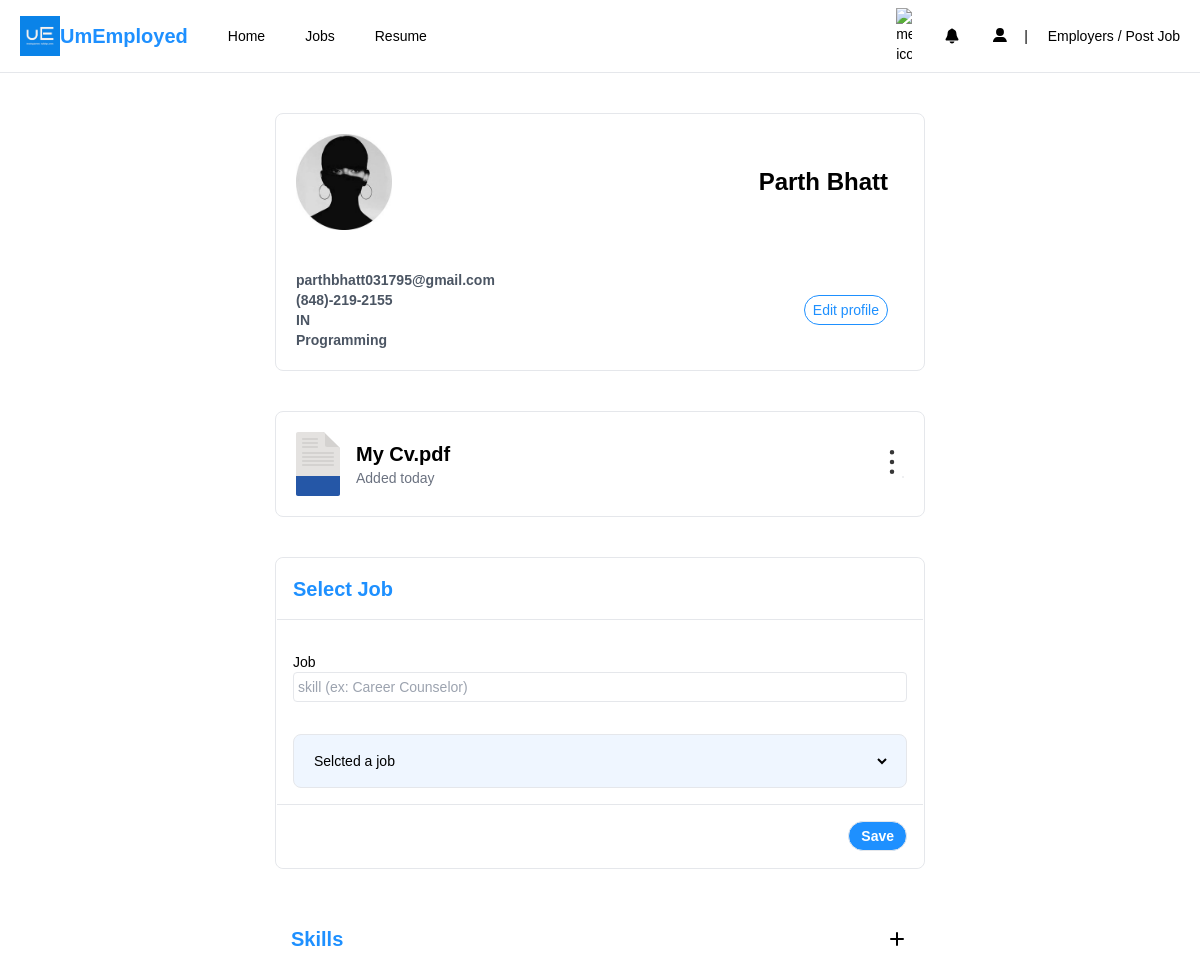
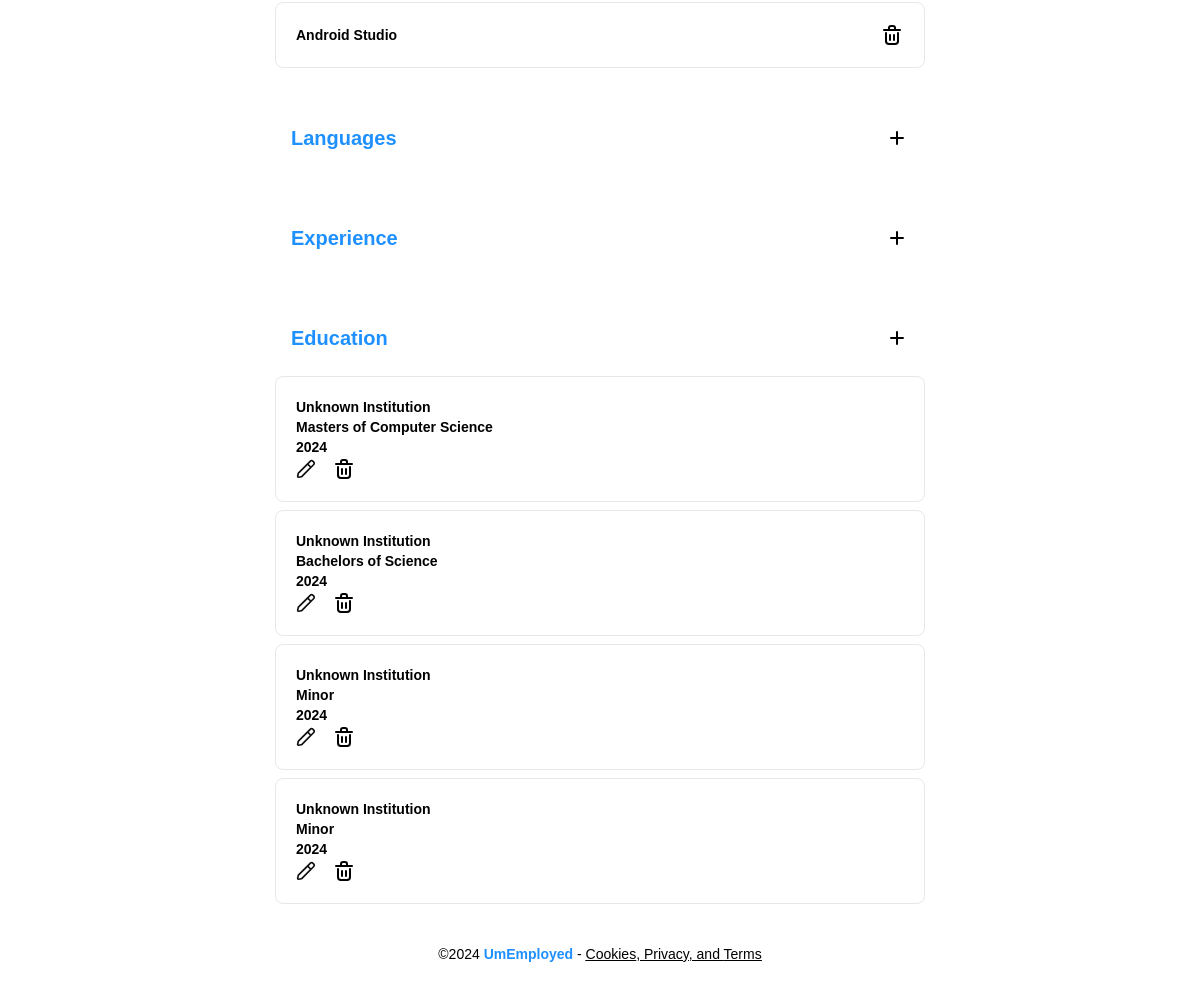
The page /dashboard/ (signed in) on the database its author committed (2 pictures, top to bottom).
### resume/models.py (models this page shows, shortened)
class ContactInfo(models.Model):
    user = models.ForeignKey(User, on_delete=models.CASCADE)
    name = models.CharField(max_length=100)
    email = models.EmailField(max_length=254)
    phone = models.CharField(max_length=20)
    country = CountryField(default='CM')  # Default to 'CM' for Cameroon
    job_title = models.CharField(max_length=100, default='Marketer')

class Education(models.Model):
    resume = models.ForeignKey("Resume", on_delete=models.CASCADE, null=True)
    user = models.ForeignKey(User, on_delete=models.CASCADE)
    institution_name = models.CharField(max_length=100)
    field_of_study = models.CharField(max_length=255, null=True, blank=True)
    degree = models.CharField(max_length=100)
    graduation_year = models.IntegerField()

### dashboard/views.py (the view)
# urls.py: path('', views.dashboard,name='dashboard'),
@login_required(login_url='login')
def dashboard(request):
    try:
        contact_info = ContactInfo.objects.get(user=request.user)
        user = request.user
        resume = Resume.objects.get(user=user)
        skills = resume.skills.all()
        skills_list = list(skills.values('id','name'))
        skills_json = json.dumps(skills_list, cls=DjangoJSONEncoder)
        work_experiences = WorkExperience.objects.filter(user=request.user)
        educations = Education.objects.filter(user=request.user)
        applications = Application.objects.filter(user=request.user)
        try:
            resume = Resume.objects.get(user=request.user)
            job_title = resume.job_title
        except Resume.DoesNotExist:
            job_title = None
        suggested_skills_json = '[]'  # Default empty JSON array
        if job_title:
            try:
                job_category = SkillCategory.objects.get(name=job_title)
                suggested_skills = Skill.objects.filter(categories=job_category)
                suggested_skills_list = list(suggested_skills.values('id', 'name'))
                suggested_skills_json = json.dumps(suggested_skills_list, cls=DjangoJSONEncoder)
            except SkillCategory.DoesNotExist:
                pass
    except ContactInfo.DoesNotExist:
        message = "No contact information found"
        return render(request, 'dashboard/dashboard.html', {'message': message})
    context = {
        'contact_info': contact_info,
        'user': user,
        'skills': skills,
        'work_experiences': work_experiences,
        'educations': educations,
        'applications': applications,
        'suggested_skills_json': suggested_skills_json,
        'skills_json':skills_json,
    }
    print("SKILLS::::", skills)
    return render(request, 'dashboard/dashboard.html', context)

### resume/models.py (called while the page is built)
    def __str__(self):
        return self.name

### templates/dashboard/dashboard.html (shortened to what this page needs)
{% extends 'resume/base.html' %}
{% load static %}
{% block content %}
  <main class="mx-auto w-[90%] max-w-[650px]">
    <section class="user-profile mx-auto border p-5 rounded-lg">
      <div class="profile-header mb-10 flex justify-between items-center">
        <img class="w-24" src="{% static 'build/img/pp.jpg' %}" alt="profile-pic" />
        <p class="font-bold text-2xl name mr-4">
          <span class="firstName">{{ contact_info.name }}</span>
        </p>
      </div>
      <div class="profile-body flex justify-between items-center">
        <div class="profile-info text-gray-600 font-bold">
          <div class="email">{{ contact_info.email }}</div>
          <div class="phone">{{ contact_info.phone }}</div>
          <div class="country">{{ contact_info.country }}</div>
          <div class="job-title">{{ contact_info.job_title }}</div>
        </div>
        <a href="{% url 'update-resume' %}" class="text-[#1e90ff] border border-[#1e90ff] px-2 py-1 mr-4 rounded-full">Edit profile</a>
      </div>
    </section>
    <section class="cv-wrap mx-auto border p-5 rounded-lg my-10 relative">
      <div class="flex justify-between items-center">
        <div class="flex gap-4 items-center">
          <div class="file-image-wrap">
          </div>
          <div>
            <div class="cv-title font-bold text-xl">My Cv.pdf</div>
            <div class="day text-gray-500">Added today</div>
          </div>
        </div>
        <div class="">
          <button id="option-btn" class="text-3xl font-bold"><img class="w-6" src="{% static 'build/img/hamburger-menu-dots-svgrepo-com.svg' %}" alt="menu dots" /></button>
          <div class="absolute option-wrap gap-2 bg-white top-16 right-[20px] border rounded-lg">
          </div>
        </div>
      </div>
    </section>
    <section id="job-sec" class="mb-10 border rounded-lg">
      <div class="">
        <div class="border border-white bg-white rounded-lg">
          <div class="flex justify-between items-center border-b p-4 mb-4">
            <p class="font-bold text-xl text-[#1e90ff]">Select Job</p>
          </div>
          <div class="w-full p-4 mb-4">
            <label for="job">Job</label><br />
            <input class="border w-full mx-auto rounded p-1 focus:outline outline-1 outline-[#1e90ff]" type="text" id="job" placeholder="skill (ex: Career Counselor)" />
          </div>
          <div class="p-4 border rounded-lg mb-4 mx-4 bg-blue-50">
            <select name="job" id="job" class="bg-transparent w-full outline-none">
              <option value="" selected disabled>Selcted a job</option>
            </select>
          </div>
          <div class="p-4 flex justify-between border-t">
            <button id="save-job-btn" class="border bg-[#1e90ff] rounded-full text-white font-bold px-3 py-1">Save</button>
          </div>
        </div>
      </div>
    </section>
    <section id="skills-sec" class="mb-10">
      <div class="flex justify-between items-center mb-2 p-4">
        <h2 class="font-bold text-xl text-[#1e90ff]">Skills</h2>
        <button class="w-6" id="add-skill-btn"><img src="{% static 'build/img/plus-svgrepo-com.svg' %}" alt="plus icon" /></button>
      </div>
      <div id="skill-wrap">
      </div>
    </section>
    <section class="lang-sec mb-10">
      <div class="flex justify-between items-center mb-2 p-4">
        <h2 class="font-bold text-xl text-[#1e90ff]">Languages</h2>
        <button class="w-6" id="add-lang-btn"><img src="{% static 'build/img/plus-svgrepo-com.svg' %}" alt="plus icon" /></button>
      </div>
    </section>
    <section id="experience-sec" class="mb-10">
      <div class="flex justify-between items-center mb-2 p-4">
        <h2 class="font-bold text-xl text-[#1e90ff]">Experience</h2>
        <button class="w-6" id="add-experience-btn"><img src="{% static 'build/img/plus-svgrepo-com.svg' %}" alt="plus icon" /></button>
      </div>
    </section>
    <section id="education-sec" class="mb-10">
      <div class="flex justify-between items-center mb-2 p-4">
        <h2 class="font-bold text-xl text-[#1e90ff]">Education</h2>
        <button class="w-6" id="add-education-btn"><img src="{% static 'build/img/plus-svgrepo-com.svg' %}" alt="plus icon" /></button>
      </div>
      <div id="education-wrap">
        {% for education in educations %}
          <div class="education border p-5 mb-2 rounded-lg font-bold">
            <p class="institution-name">{{ education.institution_name }}</p>
            <p class="degree">{{ education.degree }}</p>
            <p class="dates">{{ education.graduation_year }}</p>
            <div class="btn-wraps flex gap-4">
              <button class="w-5" id="edit-education-btn"><img src="{% static 'build/img/edit-svgrepo-com.svg' %}" alt="edit icon" /></button>
              <button class="w-6" id="delete-education-btn"><img src="{% static 'build/img/delete-2-svgrepo-com.svg' %}" alt="delete icon" /></button>
            </div>
          </div>
        {% endfor %}
      </div>
    </section>
  </main>
{% endblock %}

### templates/resume/base.html (shortened to what this page needs)
{% load static %}
<!DOCTYPE html>
<html lang="en">
  <head>
    <link rel="stylesheet" href="{% static 'build/css/style.css' %}" />
    <link rel="stylesheet" href="{% static 'src/input.css' %}">
  </head>
  <body class="flex flex-col h-[90vh] relative text-sm">
    <header
      class="flex justify-between items-center md:border-b top-0 right-0 left-0 px-2 md:px-5 py-2 mb-10 bg-white"
    >
      <div class="flex items-center gap-10">
        <div class="logo-wrap flex items-center">
          <img class="w-7 md:w-10" src="{% static 'build/logo/logo-color.png' %}" alt="" />
          <span class="text-[#1e90ff] hidden md:block md:text-xl font-bold">UmEmployed</span>
        </div>
        <a class="hidden md:block" href="#">Home</a>
        <a class="hidden md:block" href="#">Jobs</a>
        <a class="hidden md:block" href="resume.html">Resume</a>
      </div>
      <nav class="flex md:gap-x-4 items-center">
        <ul class="flex gap-x-8 items-center">
          <li>
            <a href="#"><img class="w-4" src="{% static 'build/img/message-square-lines-svgrepo-com.svg' %}" alt="message icon" /></a>
          </li>
          <li>
            <a href="#"><img class="w-4" src="{% static 'build/img/notification-bell-svgrepo-com.svg' %}" alt="notification icon" /></a>
          </li>
          <li class="hidden md:block">
            <a href="./profile.html"><img class="w-4" src="{% static 'build/img/profile-svgrepo-com.svg' %}" alt="profile icon" /></a>
          </li>
        </ul>
        <div class="hidden md:block">
          |
          <span class="ml-4"><a href="#">Employers / Post Job</a></span>
        </div>
      </nav>
    </header>
    {% block content %}
    {% endblock %}
<footer class="text-center mb-10 px-2">
      &copy;2024 <span class="text-[#1e90ff] font-bold">UmEmployed</span> -
      <span class="underline"><a href="#">Cookies</a>, <a href="#">Privacy</a>, and <a href="#">Terms</a></span>
    </footer>
  </body>
</html>

### static/src/input.css (style rules this page uses)
body { font-family: Helvetica, sans-serif; }

### rows shown on the page
ContactInfo: name "Parth Bhatt", email "parthbhatt031795@gmail.com", phone "(848)-219-2155", country "IN", job_title "Programming"
Education: institution_name "Unknown Institution", degree "Masters of Computer Science", graduation_year "2024"
Education: institution_name "Unknown Institution", degree "Bachelors of Science", graduation_year "2024"
Education: institution_name "Unknown Institution", degree "Minor", graduation_year "2024"
Education: institution_name "Unknown Institution", degree "Minor", graduation_year "2024"
